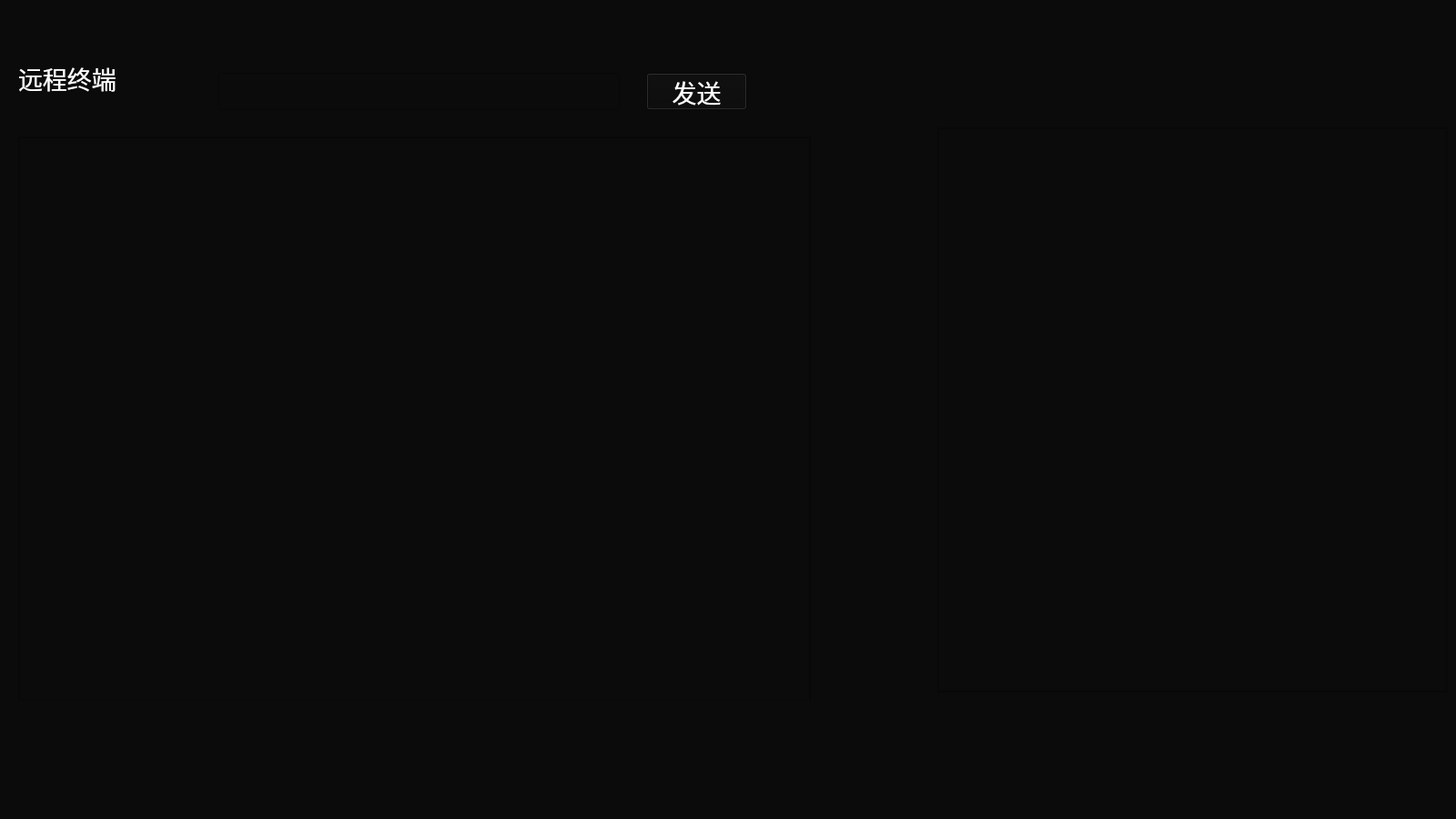
<?xml version="1.0" encoding="UTF-8"?>
<ui version="4.0">
 <class>WSRC</class>
 <widget class="QWidget" name="WSRC">
  <property name="geometry">
   <rect>
    <x>0</x>
    <y>0</y>
    <width>1600</width>
    <height>900</height>
   </rect>
  </property>
  <property name="windowTitle">
   <string>WSRC</string>
  </property>
  <property name="styleSheet">
   <string notr="true">background-color: rgb(11, 11, 11);</string>
  </property>
  <widget class="QScrollArea" name="Remote_Area">
   <property name="geometry">
    <rect>
     <x>20</x>
     <y>150</y>
     <width>871</width>
     <height>620</height>
    </rect>
   </property>
   <property name="widgetResizable">
    <bool>true</bool>
   </property>
   <widget class="QWidget" name="scrollAreaWidgetContents">
    <property name="geometry">
     <rect>
      <x>0</x>
      <y>0</y>
      <width>869</width>
      <height>618</height>
     </rect>
    </property>
    <widget class="QPlainTextEdit" name="remote_terminal">
     <property name="geometry">
      <rect>
       <x>0</x>
       <y>0</y>
       <width>869</width>
       <height>619</height>
      </rect>
     </property>
     <property name="styleSheet">
      <string notr="true">color: rgb(0, 255, 127);</string>
     </property>
     <property name="plainText">
      <string/>
     </property>
    </widget>
   </widget>
  </widget>
  <widget class="QLabel" name="output_label">
   <property name="geometry">
    <rect>
     <x>20</x>
     <y>50</y>
     <width>181</width>
     <height>71</height>
    </rect>
   </property>
   <property name="font">
    <font>
     <pointsize>20</pointsize>
    </font>
   </property>
   <property name="styleSheet">
    <string notr="true">color: rgb(255, 255, 255);</string>
   </property>
   <property name="text">
    <string>远程终端</string>
   </property>
  </widget>
  <widget class="QPushButton" name="send_button">
   <property name="geometry">
    <rect>
     <x>710</x>
     <y>80</y>
     <width>111</width>
     <height>41</height>
    </rect>
   </property>
   <property name="font">
    <font>
     <pointsize>20</pointsize>
    </font>
   </property>
   <property name="styleSheet">
    <string notr="true">color: rgb(255, 255, 255);
border-color: rgb(255, 255, 255);
</string>
   </property>
   <property name="text">
    <string>发送</string>
   </property>
  </widget>
  <widget class="QLineEdit" name="send_thing">
   <property name="geometry">
    <rect>
     <x>240</x>
     <y>80</y>
     <width>441</width>
     <height>41</height>
    </rect>
   </property>
   <property name="font">
    <font>
     <pointsize>11</pointsize>
    </font>
   </property>
   <property name="styleSheet">
    <string notr="true">color: rgb(255, 255, 255);</string>
   </property>
  </widget>
  <widget class="QScrollArea" name="My_Area">
   <property name="geometry">
    <rect>
     <x>1030</x>
     <y>140</y>
     <width>561</width>
     <height>621</height>
    </rect>
   </property>
   <property name="widgetResizable">
    <bool>true</bool>
   </property>
   <widget class="QWidget" name="scrollAreaWidgetContents_2">
    <property name="geometry">
     <rect>
      <x>0</x>
      <y>0</y>
      <width>559</width>
      <height>619</height>
     </rect>
    </property>
    <widget class="QPlainTextEdit" name="my_terminal">
     <property name="geometry">
      <rect>
       <x>0</x>
       <y>0</y>
       <width>558</width>
       <height>619</height>
      </rect>
     </property>
     <property name="styleSheet">
      <string notr="true">color: rgb(0, 255, 127);</string>
     </property>
     <property name="plainText">
      <string/>
     </property>
    </widget>
   </widget>
  </widget>
 </widget>
 <resources/>
 <connections/>
</ui>
